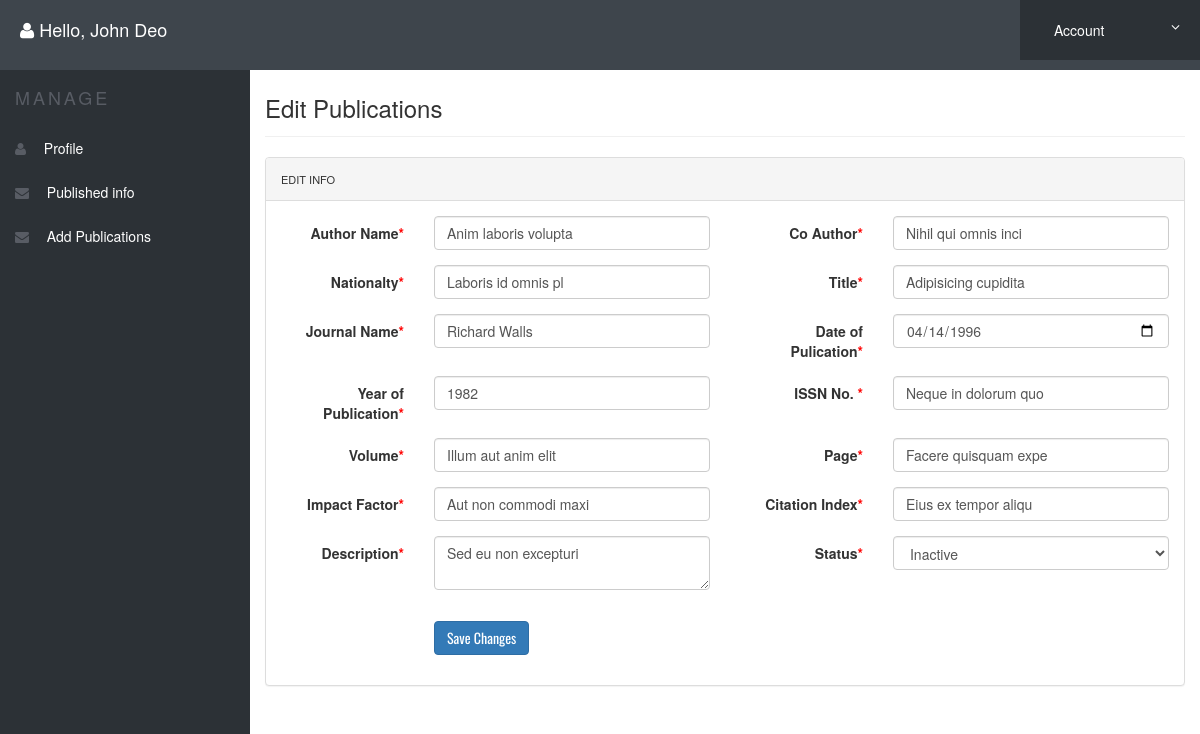
The app's page /edit-published.php?edit=1 (signed in) with its own data.
### tables this page shows
CREATE TABLE `author_details` (
  `author_id` int NOT NULL,
  `first_author` varchar(255) DEFAULT NULL,
  `co_author` varchar(255) DEFAULT NULL,
  `national_type` varchar(255) DEFAULT NULL,
  `title` varchar(255) DEFAULT NULL,
  `journal_name` varchar(255) DEFAULT NULL,
  `date_published` date DEFAULT NULL,
  `year_published` year DEFAULT NULL,
  `issn` varchar(255) DEFAULT NULL,
  `volume` varchar(255) DEFAULT NULL,
  `page` varchar(255) DEFAULT NULL,
  `impact` varchar(255) DEFAULT NULL,
  `citation` varchar(255) DEFAULT NULL,
  `description` varchar(255) DEFAULT NULL,
  `attachment` varchar(255) DEFAULT NULL,
  `status` varchar(255) DEFAULT NULL,
  `deleted` varchar(255) NOT NULL DEFAULT 'no',
  `created_by` varchar(255) DEFAULT NULL
);

### edit-published.php (the view, shortened to what this page needs)
<?php
include('includes/config.php');
if(strlen($_SESSION['alogin'])==0)
{
header('location:index.php');
}
else{
if(isset($_GET['edit']))
	{
		$editid=$_GET['edit'];
	}
?>
<!doctype html>
<html lang="en" class="no-js">
<head>
	<link rel="stylesheet" href="css/font-awesome.min.css">
	<link rel="stylesheet" href="css/bootstrap.min.css">
	<link rel="stylesheet" href="css/dataTables.bootstrap.min.css">
	<link rel="stylesheet" href="css/bootstrap-social.css">
	<link rel="stylesheet" href="css/bootstrap-select.css">
	<link rel="stylesheet" href="css/fileinput.min.css">
	<link rel="stylesheet" href="css/awesome-bootstrap-checkbox.css">
	<link rel="stylesheet" href="css/style.css">
    <link href="https://maxcdn.bootstrapcdn.com/bootstrap/3.3.6/css/bootstrap.min.css" rel="stylesheet">
    <link href="https://cdnjs.cloudflare.com/ajax/libs/bootstrap-datepicker/1.5.0/css/bootstrap-datepicker.css" rel="stylesheet">
</head>
<body>
<?php
		$sql = "SELECT * from author_details where author_id = :editid";
		$query = $dbh -> prepare($sql);
		$query->bindParam(':editid',$editid,PDO::PARAM_INT);
		$query->execute();
		$result=$query->fetch(PDO::FETCH_OBJ);
?>
	<?php include('includes/header.php');?>
	<div class="ts-main-content">
	<?php include('includes/leftbar.php');?>
		<div class="content-wrapper">
			<div class="container-fluid">
				<div class="row">
					<div class="col-md-12">
						<h3 class="page-title">Edit Publications <?php echo htmlentities($result->name); ?></h3>
						<div class="row">
							<div class="col-md-12">
								<div class="panel panel-default">
									<div class="panel-heading">Edit Info</div>
									<div class="panel-body">
											<form method="post" class="form-horizontal" enctype="multipart/form-data" name="imgform">
											<div class="form-group">
												<label class="col-sm-2 control-label">Author Name<span style="color:red">*</span></label>
												<div class="col-sm-4">
													<input type="text" name="firstAuthor" class="form-control" required value="<?php echo htmlentities($result->first_author);?>">
												</div>
												<label class="col-sm-2 control-label">Co Author<span style="color:red">*</span></label>
												<div class="col-sm-4">
													<input type="text" name="coAuthor" class="form-control" required value="<?php echo htmlentities($result->co_author);?>">
												</div>
											</div>
											<div class="form-group">
												<label class="col-sm-2 control-label">Nationalty<span style="color:red">*</span></label>
												<div class="col-sm-4">
													<input type="text" name="nationalType" class="form-control" required value="<?php echo htmlentities($result->national_type);?>">
												</div>
												<label class="col-sm-2 control-label">Title<span style="color:red">*</span></label>
												<div class="col-sm-4">
													<input type="text" name="title" class="form-control" required value="<?php echo htmlentities($result->title);?>">
												</div>
											</div>
											<div class="form-group">
												<label class="col-sm-2 control-label">Journal Name<span style="color:red">*</span></label>
												<div class="col-sm-4">
													<input type="text" name="journalName" class="form-control" required value="<?php echo htmlentities($result->journal_name);?>">
												</div>
												<label class="col-sm-2 control-label">Date of Pulication<span style="color:red">*</span></label>
												<div class="col-sm-4">
													<input type="date" name="datePublished" class="form-control" required value="<?php echo htmlentities($result->date_published);?>">
												</div>
											</div>
											<div class="form-group">
												<label class="col-sm-2 control-label">Year of Publication<span style="color:red">*</span></label>
												<div class="col-sm-4">
													<input type="text" name="yearPublished" id="yearPublished"  class="date-own form-control" required value="<?php echo htmlentities($result->year_published);?>">
												</div>
												<label class="col-sm-2 control-label">ISSN No. <span style="color:red">*</span></label>
												<div class="col-sm-4">
													<input type="text" name="issnNo" class="form-control" required value="<?php echo htmlentities($result->issn);?>">
												</div>
											</div>
											<div class="form-group">
												<label class="col-sm-2 control-label">Volume<span style="color:red">*</span></label>
												<div class="col-sm-4">
													<input type="text" name="volume" class="form-control" required value="<?php echo htmlentities($result->volume);?>">
												</div>
												<label class="col-sm-2 control-label">Page<span style="color:red">*</span></label>
												<div class="col-sm-4">
													<input type="text" name="page" class="form-control" required value="<?php echo htmlentities($result->page);?>">
												</div>
											</div>
											<div class="form-group">
												<label class="col-sm-2 control-label">Impact Factor<span style="color:red">*</span></label>
												<div class="col-sm-4">
													<input type="text" name="impact" class="form-control" required value="<?php echo htmlentities($result->impact);?>">
												</div>
												<label class="col-sm-2 control-label">Citation Index<span style="color:red">*</span></label>
												<div class="col-sm-4">
													<input type="text" name="citation" class="form-control" required value="<?php echo htmlentities($result->citation);?>">
												</div>
											</div>
											<div class="form-group">
												<label class="col-sm-2 control-label">Description<span style="color:red">*</span></label>
												<div class="col-sm-4">
													<textarea class="form-control" rows="2" name="description"><?php echo htmlentities($result->description); ?></textarea>
												</div>
												<label class="col-sm-2 control-label">Status<span style="color:red">*</span></label>
												<div class="col-sm-4">
													<select name="status" class="form-control" required>
													<option value="inactive" <?php echo ($result->status == 'inactive' ? " selected='selected'" : ""); ?>>Inactive</option>
													</select>
												</div>
											</div>
											<div class="form-group">
												<div class="col-sm-8 col-sm-offset-2">
												</div>
									</div>
											<div class="form-group">
												<div class="col-sm-8 col-sm-offset-2">
													<button class="btn btn-primary" name="submit" type="submit">Save Changes</button>
												</div>
											</div>
											</form>
									</div>
								</div>
							</div>
						</div>
					</div>
				</div>
			</div>
		</div>
	</div>
</body>
</html>
<?php } ?>

### css/style.css (style rules this page uses)
html { font-size: 14px; }
@media only screen and (min-width: 480px) { html { font-size: 17px; } }
@media only screen and (min-width: 768px) { html { font-size: 14px; } }
body { font-size: 1em; }
.btn { font-family: 'Oswald', sans-serif; }
.panel { overflow: hidden; }
.btn { text-transform: none; }
.page-title { padding-bottom: 15px; margin-bottom: 20px; border-bottom: 1px solid #f0f0f0; }
.ts-main-content .content-wrapper { padding-top: 15px; margin-top: 60px; }
@media only screen and (min-width: 992px) { .ts-main-content .content-wrapper { margin-left: 250px; } }

### records on screen
author_details: firstAuthor "Anim laboris volupta", coAuthor "Nihil qui omnis inci", nationalType "Laboris id omnis pl", title "Adipisicing cupidita", journalName "Richard Walls", datePublished "04/14/1996", yearPublished "1982", issnNo "Neque in dolorum quo", volume "Illum aut anim elit", page "Facere quisquam expe", impact "Aut non commodi maxi", citation "Eius ex tempor aliqu", description "Sed eu non excepturi", status "Inactive"

### other values on screen
$_SESSION['name'] "John Deo"
